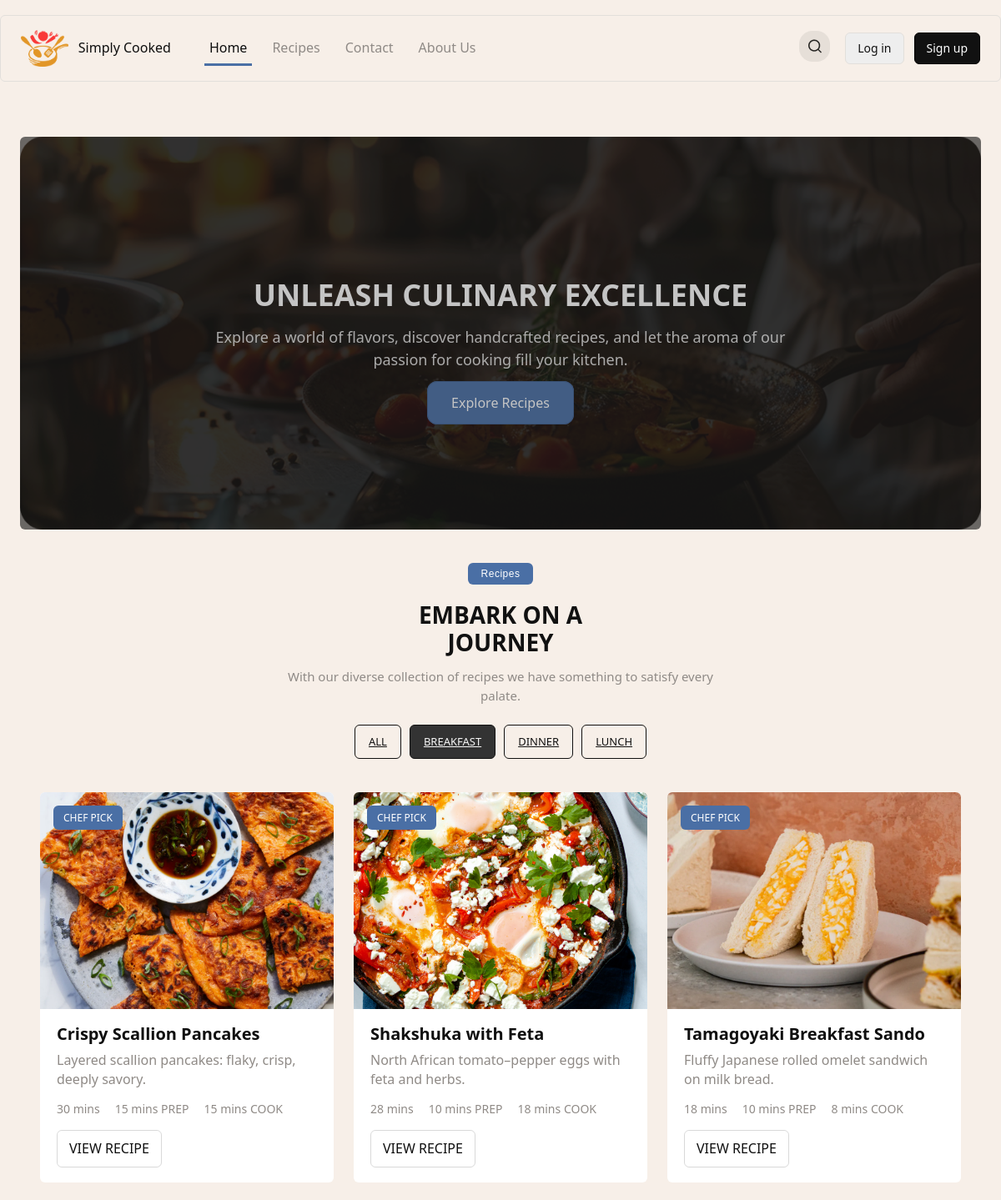
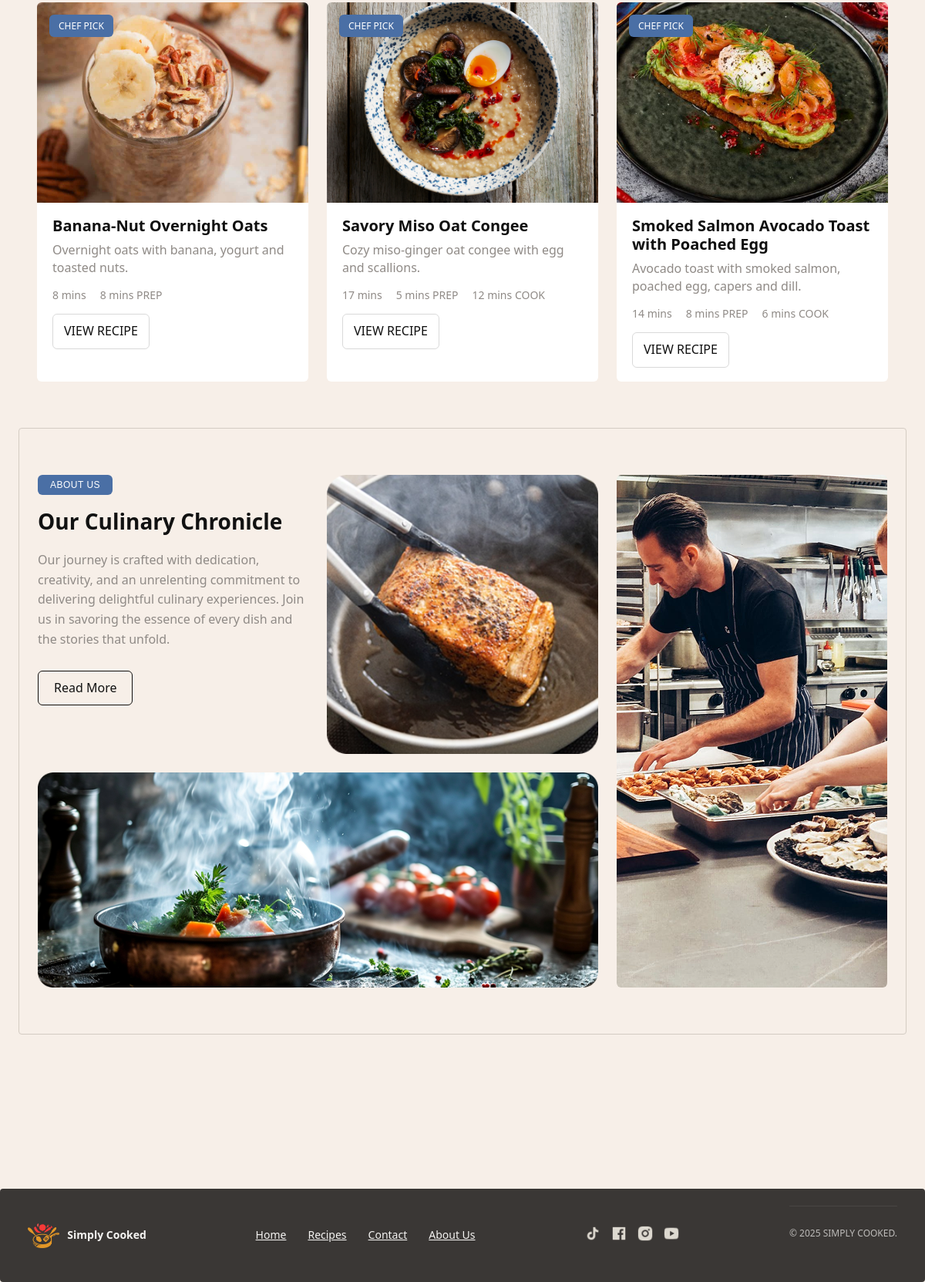
The app's page /?cat=breakfast with its own data (2 pictures, top to bottom).
### tables this page shows
CREATE TABLE categories (
  category_id INT UNSIGNED AUTO_INCREMENT PRIMARY KEY,
  name VARCHAR(15) NOT NULL UNIQUE,
  slug VARCHAR(15) NOT NULL UNIQUE
);

CREATE TABLE recipes (
  recipe_id INT UNSIGNED AUTO_INCREMENT PRIMARY KEY,
  user_id INT UNSIGNED,
  title VARCHAR(80) NOT NULL,
  slug  VARCHAR(60) NOT NULL UNIQUE,
   
  description TEXT,
  meta_description VARCHAR(150),
  keywords VARCHAR(100),
  main_image_url VARCHAR(255),
  prep_minutes  SMALLINT UNSIGNED,                
  cook_minutes  SMALLINT UNSIGNED,
  total_minutes SMALLINT UNSIGNED,  
  views INT NOT NULL DEFAULT 0,
  difficulty ENUM('easy','medium','hard') DEFAULT 'easy',
  is_featured BOOLEAN DEFAULT FALSE,
  instructions_intro TEXT NULL,
  video_url VARCHAR(255) NULL,
  origin_place VARCHAR(80) NULL,      
  origin_zoom  TINYINT UNSIGNED NULL DEFAULT 11,   
  origin_map_embed_url VARCHAR(255) NULL,          

  created_at TIMESTAMP DEFAULT CURRENT_TIMESTAMP,
  updated_at TIMESTAMP DEFAULT CURRENT_TIMESTAMP ON UPDATE CURRENT_TIMESTAMP,
  FOREIGN KEY (user_id) REFERENCES users(user_id) ON DELETE SET NULL
);

### app/views/recipe_card.php (the view, shortened to what this page needs)
<?php
if (!isset($recipe) && isset($r)) { $recipe = $r; }
if (!function_exists('fmt_minutes_card')) {
  function fmt_minutes_card($m) {
    $m = (int)$m;
    if ($m < 60) return $m . ' mins';
    $h = intdiv($m, 60);
    $r = $m % 60;
    return $r ? "{$h}h {$r}m" : "{$h}h";
  }
}
$slug   = htmlspecialchars($recipe['slug']);
$title  = htmlspecialchars($recipe['title']);
$img    = htmlspecialchars($recipe['main_image_url'] ?? '');
$desc   = htmlspecialchars($recipe['meta_description'] ?? '');
?>
<div class="recipe-card">
  <div class="recipe-card-media">
    <img class="recipe-card-img" src="<?php echo $img; ?>" alt="<?php echo $title; ?>" loading="lazy">
    <?php if (!empty($recipe['is_featured'])): ?>
      <span class="badge-pill badge-orange">CHEF PICK</span>
    <?php endif; ?>
  </div>
  <div class="recipe-card-body">
    <h3 class="recipe-card-title">
      <a class="recipe-card-link" href="recipe.php?slug=<?php echo $slug; ?>">
        <?php echo $title; ?>
      </a>
    </h3>
    <p class="recipe-card-desc"><?php echo $desc; ?></p>
    <div class="recipe-card-meta">
      <?php if (!empty($recipe['total_minutes'])): ?>
        <span><?php echo htmlspecialchars(fmt_minutes_card($recipe['total_minutes'])); ?></span>
      <?php endif; ?>
      <?php if (!empty($recipe['prep_minutes'])): ?>
        <span><?php echo htmlspecialchars(fmt_minutes_card($recipe['prep_minutes'])); ?> PREP</span>
      <?php endif; ?>
      <?php if (!empty($recipe['cook_minutes'])): ?>
        <span><?php echo htmlspecialchars(fmt_minutes_card($recipe['cook_minutes'])); ?> COOK</span>
      <?php endif; ?>
    </div>
    <a class="btn-view" href="recipe.php?slug=<?php echo $slug; ?>">VIEW RECIPE</a>
  </div>
</div>

### app/views/receipt_section.php (shortened to what this page needs)
<?php
require_once __DIR__ . '/../../config/db.php';
$cats = [];
$catStmt = $conn->prepare("SELECT slug, name FROM categories ORDER BY name ASC");
$catStmt->execute();
$catRes = $catStmt->get_result();
while ($row = $catRes->fetch_assoc()) {
  $slug = strtolower(trim($row['slug']));
  if ($slug !== '') {
    $cats[$slug] = $row['name'];
  }
}
$cat = strtolower(trim($_GET['cat'] ?? 'all'));
function render_recipe_card(array $r) {
  include __DIR__ . '/recipe_card.php';
}
if ($cat === 'all') {
  $sql = "
    SELECT r.*
    FROM recipes r
    ORDER BY r.is_featured DESC, r.created_at DESC
    LIMIT 6";
  $stmt = $conn->prepare($sql);
} else {
  $sql = "
    SELECT r.*
    FROM recipes r
    JOIN recipe_categories rc ON rc.recipe_id = r.recipe_id
    JOIN categories c ON c.category_id = rc.category_id
    WHERE c.slug = ?
    ORDER BY r.is_featured DESC, r.created_at DESC
    LIMIT 6";
  $stmt = $conn->prepare($sql);
  $stmt->bind_param('s', $cat);
}
$stmt->execute();
$res = $stmt->get_result();
?>
<section class="recipes-section">
  <div class="container">
    <header class="recipes-header">
      <button class="recipes-badge" disabled>Recipes</button>
      <h2 class="recipes-title">
        EMBARK ON A <br> JOURNEY
      </h2>
      <p class="recipes-desc">
        With our diverse collection of recipes we have something to satisfy every palate.
      </p>
      <div class="recipe-filters">
        <?php
          $currentCat = $cat;
          $isActive = ($currentCat === 'all') ? 'active' : '';
          $href = strtok($_SERVER['REQUEST_URI'], '?');
        ?>
          <a href="<?php echo htmlspecialchars($href); ?>" class="filter-pill <?php echo $isActive; ?>">
            ALL
          </a>
        <?php
          foreach ($cats as $slug => $name):
            $isActive = ($currentCat === $slug) ? 'active' : '';
            $url = $href . '?cat=' . urlencode($slug);
        ?>
            <a href="<?php echo htmlspecialchars($url); ?>" class="filter-pill <?php echo $isActive; ?>">
              <?php echo htmlspecialchars(strtoupper($name)); ?>
            </a>
        <?php endforeach; ?>
      </div>
    </header>
    <div class="cards-grid">
      <?php while ($r = $res->fetch_assoc()): ?>
        <?php render_recipe_card($r); ?>
      <?php endwhile; ?>
    </div>
  </div>
</section>

### public/css/style.css (style rules this page uses)
:root { --bg: #f7efe8; --card: #fff; --muted: #8f8a86; --accent: #4a6fa5; --accent-dark: #3e5f8f; --text: #0f0f0f; --max-width: 1450px; --shadow: none; --round: 6px; --radius-lg: 6px; --container-padding: 24px; --header-height: 80px; --font-heading: system-ui, -apple-system, "Segoe UI", Arial, sans-serif; --font-body: system-ui, -apple-system, "Segoe UI", Arial, sans-serif; }
* { box-sizing: border-box; }
html, body { height: 100%; }
body { margin: 0; background: var(--bg); color: var(--text); font-family: var(--font-body); line-height: 1.45; -webkit-font-smoothing: antialiased; -moz-osx-font-smoothing: grayscale; -webkit-text-size-adjust: 100%; }
.container { width: 100%; max-width: var(--max-width); margin: 0 auto; padding: 0 var(--container-padding); }
.cards-grid { display: grid; grid-template-columns: repeat(3, 1fr); gap: 24px; margin-top: 14px; }
.recipe-card { background: var(--card,#fff); border-radius: var(--radius-lg); box-shadow: var(--shadow,0 6px 18px rgba(14,14,14,.06)); overflow: hidden; }
.recipe-card-media { position: relative; }
.recipe-card-img { width: 100%; height: 260px; display: block; object-fit: cover; }
.badge-pill { padding: 6px 12px; background: #eee; position: absolute; left: 16px; top: 16px; border-radius: var(--round); font-size: 12px; font-weight: 500; }
.badge-orange { background: var(--accent,#ff6f48); color: #fff; }
.recipe-card-body { padding: 18px 20px; }
.recipe-card-title { margin: 0 0 8px 0; font-family: var(--font-heading,inherit); font-size: 20px; line-height: 1.2; }
.recipe-card-link { color: inherit; text-decoration: none; }
.recipe-card-desc { margin: 0 0 14px; color: var(--muted,#777); }
.recipe-card-meta { display: flex; gap: 18px; color: var(--muted,#777); font-size: 14px; margin-bottom: 14px; }
.recipes-header { max-width: 720px; margin: 0 auto 40px; text-align: center; }
.recipes-badge { padding: 6px 16px; background: var(--accent); color: #fff; border: none; border-radius: var(--round); font-size: 12px; font-weight: 500; letter-spacing: 0.5px; cursor: default; margin-bottom: 12px; }
.recipes-title { margin: 8px 0 12px; color: #111; font-family: var(--font-heading); font-size: 28px; line-height: 1.2; }
.recipes-desc { max-width: 520px; margin: 0 auto 24px; color: var(--muted); font-size: 15px; line-height: 1.5; }
.recipe-filters { display: flex; flex-wrap: wrap; justify-content: center; gap: 10px; margin-bottom: 24px; }
.filter-pill { padding: 10px 16px; background: transparent; color: #111; border: 1px solid #111; border-radius: var(--round); font-size: 13px; font-weight: 500; cursor: pointer; transition: all 0.2s ease; }
.filter-pill.active, .filter-pill:hover { background: #333; color: #f8f8f8; transition: none; }
.btn-view { display:inline-block; padding:10px 14px; border:1px solid rgba(0,0,0,.15); border-radius: var(--round); text-decoration:none; color:inherit; }

### records on screen
categories: name "LUNCH"
recipes: main_image_url (picture), is_featured "CHEF PICK", title "Crispy Scallion Pancakes", meta_description "Layered scallion pancakes: flaky, crisp, deeply savory.", total_minutes "30 mins", prep_minutes "15 mins", cook_minutes "15 mins"
recipes: main_image_url (placeholder picture), is_featured "CHEF PICK", title "Shakshuka with Feta", meta_description "North African tomato–pepper eggs with feta and herbs.", total_minutes "28 mins", prep_minutes "10 mins", cook_minutes "18 mins"
recipes: main_image_url (placeholder picture), is_featured "CHEF PICK", title "Tamagoyaki Breakfast Sando", meta_description "Fluffy Japanese rolled omelet sandwich on milk bread.", total_minutes "18 mins", prep_minutes "10 mins", cook_minutes "8 mins"
recipes: main_image_url (placeholder picture), is_featured "CHEF PICK", title "Banana-Nut Overnight Oats", meta_description "Overnight oats with banana, yogurt and toasted nuts.", total_minutes "8 mins", prep_minutes "8 mins"
recipes: main_image_url (placeholder picture), is_featured "CHEF PICK", title "Savory Miso Oat Congee", meta_description "Cozy miso-ginger oat congee with egg and scallions.", total_minutes "17 mins", prep_minutes "5 mins", cook_minutes "12 mins"
recipes: main_image_url (placeholder picture), is_featured "CHEF PICK", title "Smoked Salmon Avocado Toast with Poached Egg", meta_description "Avocado toast with smoked salmon, poached egg, capers and dill.", total_minutes "14 mins", prep_minutes "8 mins", cook_minutes "6 mins"

### other values on screen
$name "BREAKFAST"
$name "DINNER"
